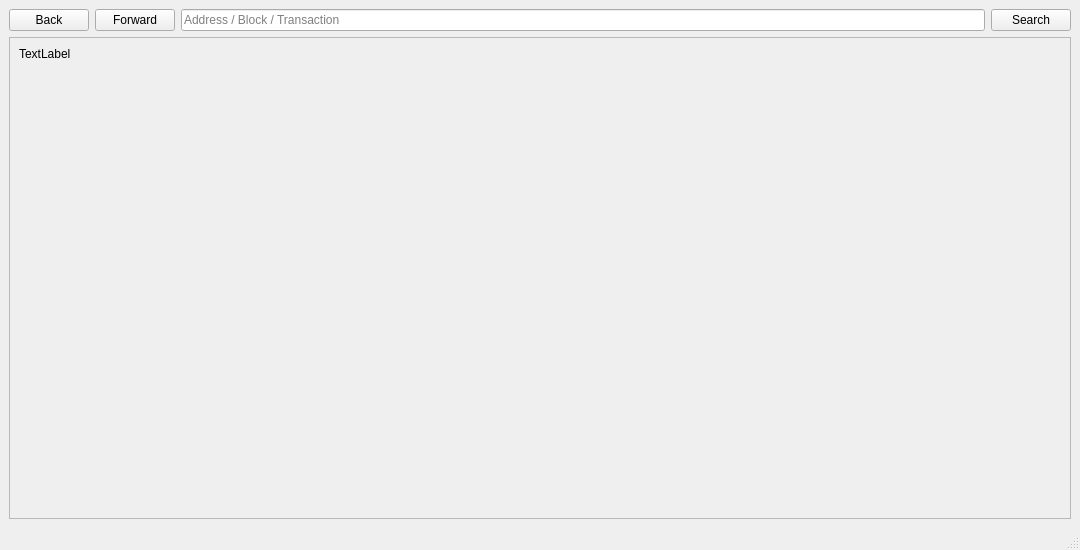
<?xml version="1.0" encoding="UTF-8"?>
<ui version="4.0">
 <class>BlockExplorer</class>
 <widget class="QMainWindow" name="BlockExplorer">
  <property name="geometry">
   <rect>
    <x>0</x>
    <y>0</y>
    <width>1080</width>
    <height>550</height>
   </rect>
  </property>
  <property name="windowTitle">
   <string>Blockchain Explorer</string>
  </property>
  <property name="styleSheet">
   <string notr="true"/>
  </property>
  <widget class="QWidget" name="centralwidget">
   <property name="styleSheet">
    <string notr="true"/>
   </property>
   <layout class="QVBoxLayout" name="verticalLayout">
    <item>
     <layout class="QHBoxLayout" name="horizontalLayout">
      <property name="sizeConstraint">
       <enum>QLayout::SetMinimumSize</enum>
      </property>
      <item>
       <widget class="QPushButton" name="back">
        <property name="text">
         <string>Back</string>
        </property>
        <property name="icon">
         <iconset>
          <normaloff>:/icons/back</normaloff>:/icons/back</iconset>
        </property>
        <property name="flat">
         <bool>false</bool>
        </property>
       </widget>
      </item>
      <item>
       <widget class="QPushButton" name="forward">
        <property name="text">
         <string>Forward</string>
        </property>
        <property name="icon">
         <iconset>
          <normaloff>:/icons/forward</normaloff>:/icons/forward</iconset>
        </property>
       </widget>
      </item>
      <item>
       <widget class="QLineEdit" name="searchBox">
        <property name="sizePolicy">
         <sizepolicy hsizetype="Expanding" vsizetype="Fixed">
          <horstretch>5</horstretch>
          <verstretch>0</verstretch>
         </sizepolicy>
        </property>
        <property name="minimumSize">
         <size>
          <width>0</width>
          <height>0</height>
         </size>
        </property>
        <property name="inputMask">
         <string/>
        </property>
        <property name="text">
         <string/>
        </property>
        <property name="placeholderText">
         <string>Address / Block / Transaction</string>
        </property>
       </widget>
      </item>
      <item>
       <widget class="QPushButton" name="pushSearch">
        <property name="sizePolicy">
         <sizepolicy hsizetype="Minimum" vsizetype="Fixed">
          <horstretch>0</horstretch>
          <verstretch>0</verstretch>
         </sizepolicy>
        </property>
        <property name="minimumSize">
         <size>
          <width>0</width>
          <height>0</height>
         </size>
        </property>
        <property name="maximumSize">
         <size>
          <width>16777215</width>
          <height>16777215</height>
         </size>
        </property>
        <property name="text">
         <string>Search</string>
        </property>
        <property name="autoDefault">
         <bool>false</bool>
        </property>
        <property name="default">
         <bool>false</bool>
        </property>
        <property name="flat">
         <bool>false</bool>
        </property>
       </widget>
      </item>
     </layout>
    </item>
    <item>
     <widget class="QScrollArea" name="scrollArea">
      <property name="widgetResizable">
       <bool>true</bool>
      </property>
      <widget class="QWidget" name="scrollAreaWidgetContents">
       <property name="geometry">
        <rect>
         <x>0</x>
         <y>0</y>
         <width>780</width>
         <height>489</height>
        </rect>
       </property>
       <layout class="QHBoxLayout" name="horizontalLayout_2">
        <item>
         <widget class="QLabel" name="content">
          <property name="sizePolicy">
           <sizepolicy hsizetype="Preferred" vsizetype="Expanding">
            <horstretch>0</horstretch>
            <verstretch>0</verstretch>
           </sizepolicy>
          </property>
          <property name="text">
           <string>TextLabel</string>
          </property>
          <property name="textFormat">
           <enum>Qt::RichText</enum>
          </property>
          <property name="alignment">
           <set>Qt::AlignLeading|Qt::AlignLeft|Qt::AlignTop</set>
          </property>
          <property name="textInteractionFlags">
           <set>Qt::LinksAccessibleByMouse|Qt::TextSelectableByMouse</set>
          </property>
         </widget>
        </item>
       </layout>
      </widget>
     </widget>
    </item>
   </layout>
  </widget>
  <widget class="QMenuBar" name="menubar">
   <property name="geometry">
    <rect>
     <x>0</x>
     <y>0</y>
     <width>800</width>
     <height>27</height>
    </rect>
   </property>
  </widget>
  <widget class="QStatusBar" name="statusbar"/>
 </widget>
 <resources>
  <include location="../omotenashicoin.qrc"/>
 </resources>
 <connections/>
</ui>
